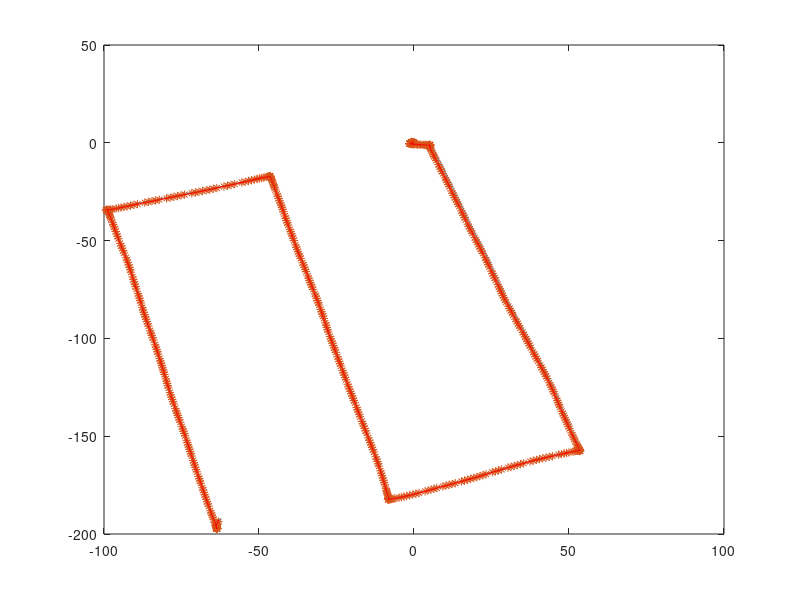

The MATLAB script that drew this image:
clear;close all;clc
load('onlinefusion.mat')

plot(gps_data(:,2),gps_data(:,3))
hold on
plot(rtk_data(:,2),rtk_data(:,3),'*')
plot(fused_data(3:end,2),fused_data(3:end,3),'r')